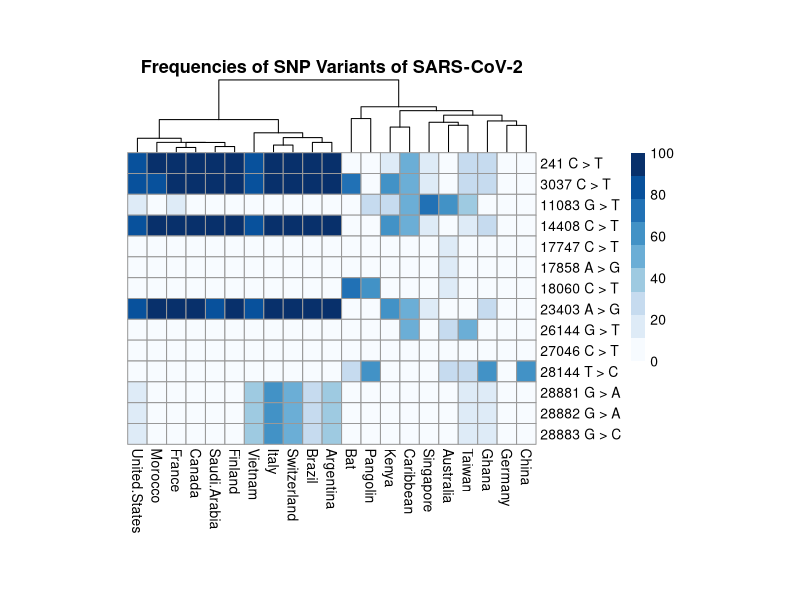
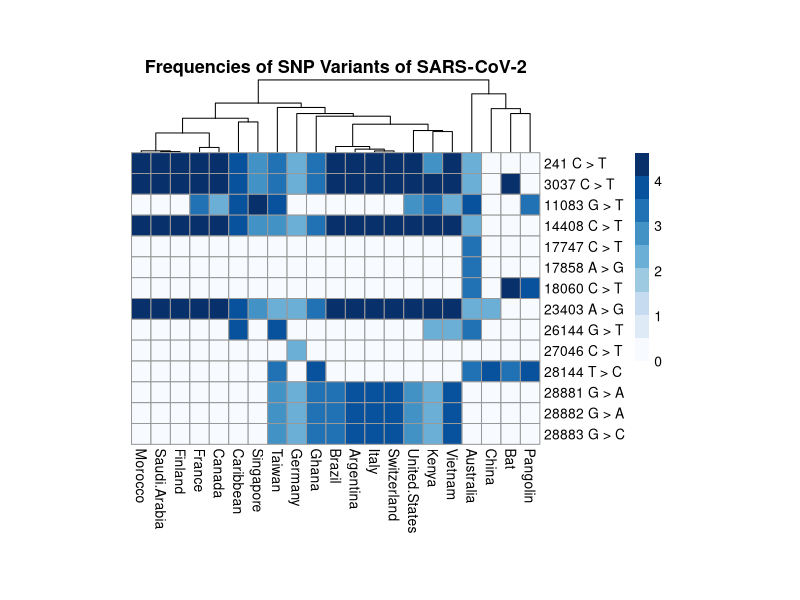
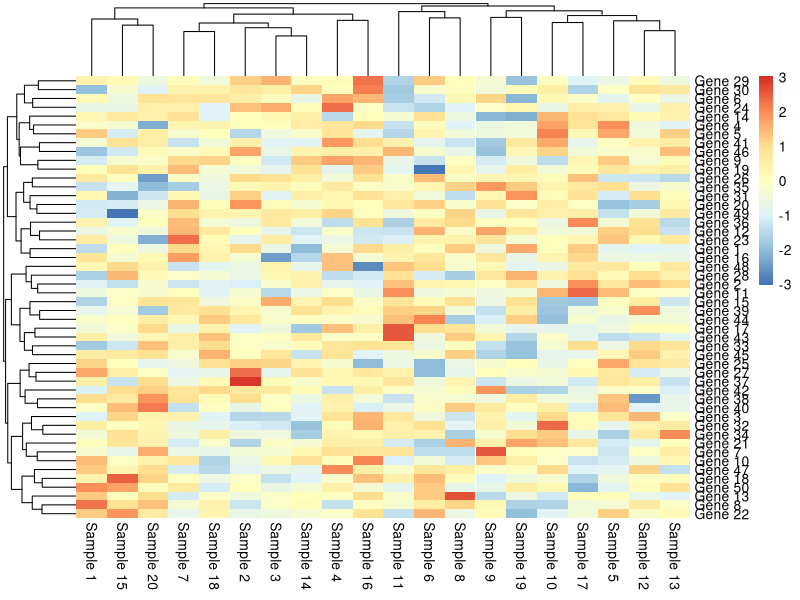
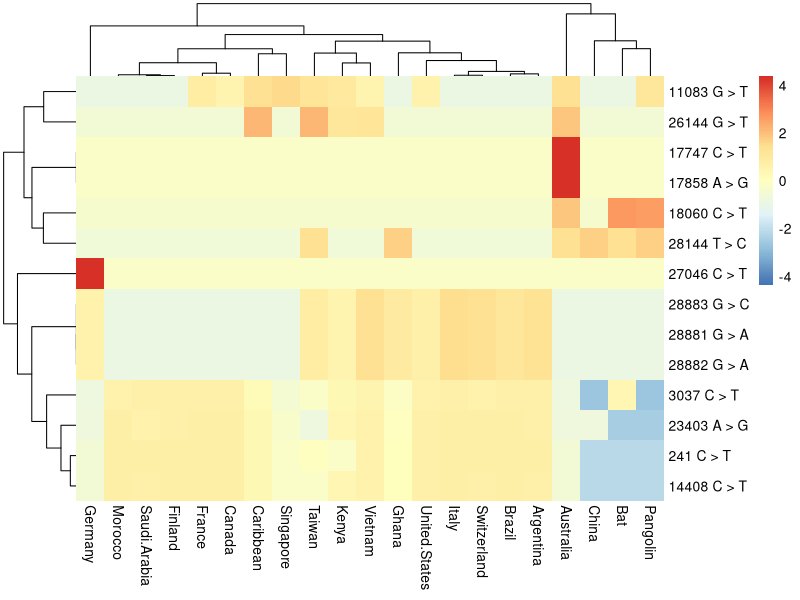
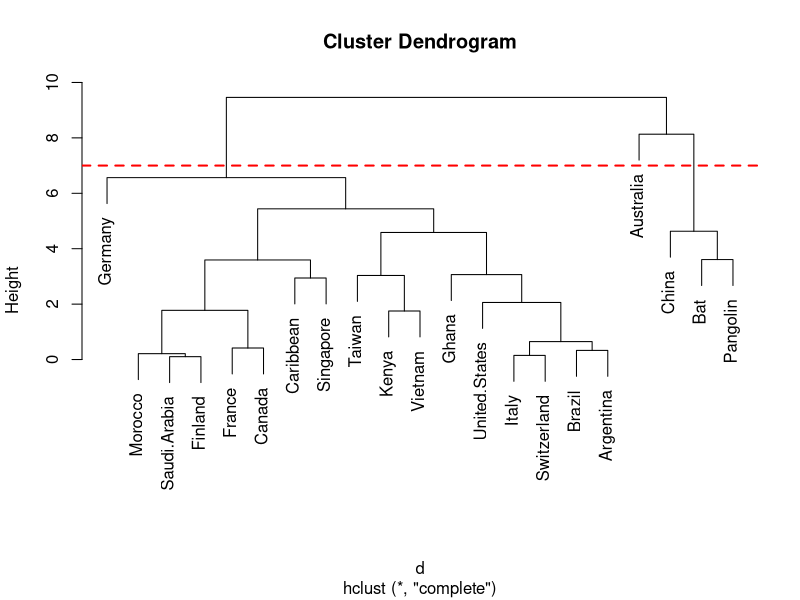

Source code (R) for these figures, in order:
## ---- chunk 1
library("pheatmap")
library("RColorBrewer")
setwd("~/Desktop/Gepoliano/SIP2020/Code")

heatmap_table <- read.table("./temp_file.txt", row.names = 1, header = TRUE, sep = "\t")
heatmap_table = as.matrix(heatmap_table)
## ---- chunk 2
library("pheatmap")
library("RColorBrewer")
#setwd("~/Desktop/Gepoliano/SIP2020/Code")

heatmap_table <- read.table("./temp_file.txt", row.names = 1, header = TRUE, sep = "\t")
heatmap_table = as.matrix(heatmap_table)

# Escolher a cor do heatmap
col.pal <- brewer.pal(9,"Blues")

# Definir o tipo de correlacao entre as amostras (colunas) e os genes (linhas)
drows1 <- "euclidean"
dcols1 <- "euclidean"

#Plotar o heatmap, com as diversas opcoes determinadas
hm.parameters <- list(heatmap_table, 
                      color = col.pal,
                      cellwidth = 14, cellheight = 15, scale = "none",
                      treeheight_row = 200,
                      kmeans_k = NA,
                      show_rownames = T, show_colnames = T,
                      #main = "Full heatmap (avg, eucl, unsc)",
                      main = "Frequencies of SNP Variants of SARS-CoV-2",
                      clustering_method = "average",
                      cluster_rows = F, cluster_cols = T,
                      clustering_distance_rows = drows1, 
                      fontsize_row = 10,
                      fontsize_col = 10,
                      clustering_distance_cols = dcols1)
do.call("pheatmap", hm.parameters)
## ---- chunk 3
library("pheatmap")
library("RColorBrewer")

heatmap_table <- read.table("./temp_file.txt", row.names = 1, header = TRUE, sep = "\t")
heatmap_table = as.matrix(heatmap_table)

log_table_09_18_2020 = log (heatmap_table + 1)

# Escolher a cor do heatmap
col.pal <- brewer.pal(9,"Blues")

# Definir o tipo de correlacao entre as amostras (colunas) e os genes (linhas)
drows1 <- "euclidean"
dcols1 <- "euclidean"

#Plotar o heatmap, com as diversas opcoes determinadas
hm.parameters <- list(log_table_09_18_2020, 
                      color = col.pal,
                      cellwidth = 14, cellheight = 15, scale = "none",
                      treeheight_row = 200,
                      kmeans_k = NA,
                      show_rownames = T, show_colnames = T,
                      #main = "Full heatmap (avg, eucl, unsc)",
                      main = "Frequencies of SNP Variants of SARS-CoV-2",
                      clustering_method = "average",
                      cluster_rows = F, cluster_cols = T,
                      clustering_distance_rows = drows1, 
                      fontsize_row = 10,
                      fontsize_col = 10,
                      clustering_distance_cols = dcols1)
do.call("pheatmap", hm.parameters)

## ---- chunk 4
#Create random data
data <- replicate(20, rnorm(50))
rownames(data) <- paste("Gene", c(1:nrow(data)))
colnames(data) <- paste("Sample", c(1:ncol(data)))

out <- pheatmap(data, 
      show_rownames=T, cluster_cols=T, cluster_rows=T, scale="row",
      cex=1, clustering_distance_rows="euclidean", cex=1,
      clustering_distance_cols="euclidean", clustering_method="complete", border_color=FALSE)

out <- pheatmap(log_table_09_18_2020, 
      show_rownames=T, cluster_cols=T, cluster_rows=T, scale="row",
      cex=1, clustering_distance_rows="euclidean", cex=1,
      clustering_distance_cols="euclidean", clustering_method="complete", border_color=FALSE)
## ---- chunk 5
#Re-order original data (genes) to match ordering in heatmap (top-to-bottom)
rownames(data[out$tree_row[["order"]],])

#Re-order original data (samples) to match ordering in heatmap (left-to-right)
#colnames(data[,out$tree_col[["order"]]])

## ---- chunk 6
#2 groups
sort(cutree(out$tree_row, k=2))
## ---- chunk 7
plot(out$tree_col)
abline(h=7, col="red", lty=2, lwd=2)
